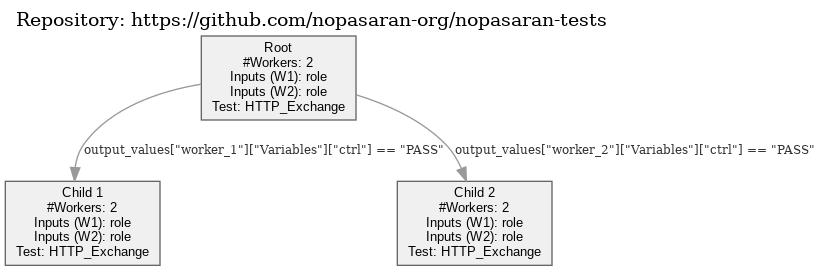

Generate this figure with Python:
import base64
import pydot
import random
from PIL import Image, PngImagePlugin
from io import BytesIO

class TestsTreeNode:
    def __init__(self, name, num_workers, inputs=None, test=None):
        self.name = name
        self.num_workers = num_workers
        self.inputs = inputs if inputs else [{}] * num_workers
        self.test = test
        self.children = []

    def add_child(self, child, conditions):
        self.children.append((child, conditions))

    def evaluate_test(self, workers, repository, input_values):
        print(self.name, input_values)
        result = {}
        for i in range(self.num_workers):
            worker_input = input_values[i] if i < len(input_values) else {}
            # Dummy result logic (replace with actual test logic)
            result[f'worker_{i+1}'] = {'State': 'FINAL_STATE', 'Variables': {'ctrl': random.choice(['PASS', 'FAIL'])}}
        print(result)
        return result

    def validate_inputs(self, provided_inputs):
        # Validate the inputs for each worker
        for i, input_dict in enumerate(self.inputs):
            worker_key = f'Worker_{i+1}'
            worker_inputs = provided_inputs.get(worker_key, {})
            
            for key, (_, has_default_value) in input_dict.items():
                if not has_default_value and key not in worker_inputs:
                    raise ValueError(f"Missing mandatory input '{key}' for {worker_key} in node '{self.name}'.")

class TestsTree:
    def __init__(self, repository=None, workers=None):
        self.root = None
        self.repository = repository
        self.workers = workers if workers else []
        self._metadata_inputs = {}  # To store inputs metadata temporarily

    def add_root(self, node):
        self.root = node

    def add_edge(self, parent, child, conditions):
        parent.add_child(child, conditions)
    
    def to_dot(self):
        graph = pydot.Dot(graph_type='digraph', bgcolor='white')

        if self.repository:
            repository_label = f'Repository: {self.repository}'
            graph.set_label(repository_label)
            graph.set_labelloc('t')  # Place the label at the top
            graph.set_labeljust('l')  # Left-justify the label

        node_style = {
            'fontname': 'Arial',
            'fontsize': '10',
            'style': 'filled',
            'fillcolor': '#f0f0f0',  # Light gray fill color
            'color': '#666666',  # Border color
        }
        edge_style = {
            'fontsize': '9',
            'fontcolor': '#333333',  # Edge label font color
            'color': '#999999',  # Edge color
        }

        self._add_nodes_edges(self.root, graph, node_style=node_style, edge_style=edge_style)

        return graph

    def from_dot(self, dot_string):
        graph = pydot.graph_from_dot_data(dot_string)[0]
        nodes = {}
        repository_label = graph.get_label()
        if repository_label:
            self.repository = repository_label.replace('Repository: ', '').strip()

        for node in graph.get_nodes():
            name = node.get_name().strip('"')
            label = node.get_attributes()['label'].strip('"').replace('\\n', '\n')
            label_parts = label.split('\n')

            # Initialize variables
            num_workers = 0
            inputs = []
            test = None

            for part in label_parts:
                if part.startswith('#Workers:'):
                    num_workers = int(part.replace('#Workers: ', '').strip())
                elif part.startswith('Inputs (W'):
                    try:
                        encoded_input = node.get_attributes().get('encoded_label')
                        if encoded_input:
                            decoded_input = base64.b64decode(encoded_input).decode()
                            inputs = eval(decoded_input)
                        else:
                            inputs = [{}] * num_workers
                    except Exception as e:
                        print(f"Error decoding input '{part}': {e}")
                        inputs = [{}] * num_workers
                elif part.startswith('Test: '):
                    test = part.replace('Test: ', '').strip()

            nodes[name] = TestsTreeNode(name, num_workers, inputs, test)

        for edge in graph.get_edges():
            parent_name = edge.get_source().strip('"')
            child_name = edge.get_destination().strip('"')
            try:
                conditions = [base64.b64decode(edge.get_attributes()['encoded_label'].strip('"')).decode()]
            except Exception as e:
                print(f"Error decoding edge condition: {e}")
                conditions = []
            self.add_edge(nodes[parent_name], nodes[child_name], conditions)

        if nodes:
            self.root = nodes[graph.get_node_list()[0].get_name().strip('"')]

        return self

    def _add_nodes_edges(self, node, graph, node_style=None, edge_style=None):
        if node is None:
            return

        # Construct node label
        node_label = f'{node.name}\n#Workers: {node.num_workers}'
        encoded_inputs = base64.b64encode(str(node.inputs).encode()).decode()

        for i, input_dict in enumerate(node.inputs):
            input_strs = []
            for key, (default_value, has_default_value) in input_dict.items():
                if has_default_value:
                    input_strs.append(f'{key}: {default_value}')
                else:
                    input_strs.append(f'{key}')
            input_str = ', '.join(input_strs)
            node_label += f'\nInputs (W{i+1}): {input_str}'

        if node.test:
            node_label += f'\nTest: {node.test}'

        node_attributes = {
            'label': node_label,
            'shape': 'box',
            'encoded_label': encoded_inputs  # Save encoded inputs
        }

        if node_style:
            node_attributes.update(node_style)

        graph_node = pydot.Node(node.name, **node_attributes)
        graph.add_node(graph_node)
        
        for child, conditions in node.children:
            self._add_nodes_edges(child, graph, node_style, edge_style)
            for condition in conditions:
                edge_attributes = {
                    'label': condition,
                    'fontsize': '9',
                    'fontcolor': '#333333',  # Edge label font color
                    'color': '#999999',  # Edge color
                    'encoded_label': base64.b64encode(condition.encode()).decode()
                }
                if edge_style:
                    edge_attributes.update(edge_style)
                graph.add_edge(pydot.Edge(node.name, child.name, **edge_attributes))


    def evaluate_tree(self, node_inputs=None):
        if node_inputs is None:
            node_inputs = {}

        # Validate all nodes
        self._validate_tree(self.root, node_inputs)

        return self._evaluate_node(self.root, node_inputs)

    def _validate_tree(self, node, node_inputs):
        if node is None:
            return
        
        # Validate inputs for this node
        node.validate_inputs(node_inputs.get(node.name, {}))

        # Validate inputs for child nodes
        for child, _ in node.children:
            self._validate_tree(child, node_inputs)

    def _evaluate_node(self, node, node_inputs):
        # Prepare inputs for each worker, extracting only the values (ignoring the default-value flag)
        worker_inputs = [
            {
                **{k: v for k, (v, has_default_value) in default.items()},  # Only keep the actual value
                **node_inputs.get(node.name, {}).get(f'Worker_{i+1}', {})   # Merge with provided inputs
            }
            for i, default in enumerate(node.inputs)
        ]
        
        # Evaluate the node's test with provided inputs for each worker
        output_values = node.evaluate_test(self.workers, self.repository, worker_inputs)

        # Process children nodes based on conditions
        if node.children:
            for child, conditions in node.children:
                for condition in conditions:
                    try:
                        # Safely evaluate the condition
                        if eval(condition, {}, {'output_values': output_values}):
                            # Recur to evaluate the child node if the condition is met
                            output_values = self._evaluate_node(child, node_inputs)
                            return output_values  # Return as soon as the first condition is met
                    except Exception as e:
                        print(f"Error evaluating condition '{condition}' for node {node.name}: {e}")

        return output_values

    def save_png_with_metadata(self, filename):
        graph = self.to_dot()
        png_str = graph.create_png()
        image = Image.open(BytesIO(png_str))

        metadata = PngImagePlugin.PngInfo()
        metadata.add_text("TestsTree", graph.to_string())
        metadata.add_text("Repository", self.repository)

        image.save(filename, "PNG", pnginfo=metadata)

    def load_from_png(self, filename):
        image = Image.open(filename)
        metadata = image.info.get("TestsTree")
        repository = image.info.get("Repository")
        if metadata:
            self.from_dot(metadata)
        if repository:
            self.repository = repository

    def load_from_png_content(self, png_content):
        with BytesIO(png_content) as file:
            image = Image.open(file)
            metadata = image.info.get("TestsTree")
            repository = image.info.get("Repository")
            if metadata:
                self.from_dot(metadata)
            if repository:
                self.repository = repository

    def set_node_inputs(self, node_name, inputs):
        # Set inputs for a specific node after loading
        node = self._find_node(self.root, node_name)
        if node:
            # Merge the existing inputs with the new ones
            node.inputs = [
                {**default, **inputs.get(f'Worker_{i+1}', {})}
                for i, default in enumerate(node.inputs)
            ]
        else:
            print(f"Node '{node_name}' not found.")

    def _find_node(self, node, node_name):
        if node is None:
            return None
        if node.name == node_name:
            return node
        for child, _ in node.children:
            found_node = self._find_node(child, node_name)
            if found_node:
                return found_node
        return None

class TestsTreeTest:
    @staticmethod
    def save_tree():
        root = TestsTreeNode(
            'Root', 
            num_workers=2, 
            inputs=[{'role': (None, False)}, {'role': (None, False)}],
            test='HTTP_Exchange'
        )

        child1 = TestsTreeNode(
            'Child 1', 
            num_workers=2, 
            inputs=[{'role': (None, False)}, {'role': (None, False)}],
            test='HTTP_Exchange'
        )

        child2 = TestsTreeNode(
            'Child 2', 
            num_workers=2, 
            inputs=[{'role': (None, False)}, {'role': (None, False)}],
            test='HTTP_Exchange'
        )

        repository = "https://github.com/nopasaran-org/nopasaran-tests"

        tree = TestsTree(repository=repository)
        tree.add_root(root)
        tree.add_edge(root, child1, ['output_values["worker_1"]["Variables"]["ctrl"] == "PASS"'])
        tree.add_edge(root, child2, ['output_values["worker_2"]["Variables"]["ctrl"] == "PASS"'])

        png_filename = 'tests_tree.png'
        tree.save_png_with_metadata(png_filename)
        print(f"Tests tree image saved as '{png_filename}'.")

    @staticmethod
    def load_and_evaluate_tree():
        tree = TestsTree()
        png_filename = 'tests_tree.png'
        tree.load_from_png(png_filename)

        # Set inputs for all nodes
        node_inputs = {
            'Root': {'Worker_1': {'role': "client"}},
            'Child 1': {'Worker_1': {'role': "client"}},
            'Child 2': {'Worker_2': {'role': "client"}}
        }

        try:
            final_output = tree.evaluate_tree(node_inputs)
            print(f"Final output value: {final_output}")
        except ValueError as e:
            print(f"Error during evaluation: {e}")

# Run the tests
TestsTreeTest.save_tree()
TestsTreeTest.load_and_evaluate_tree()
